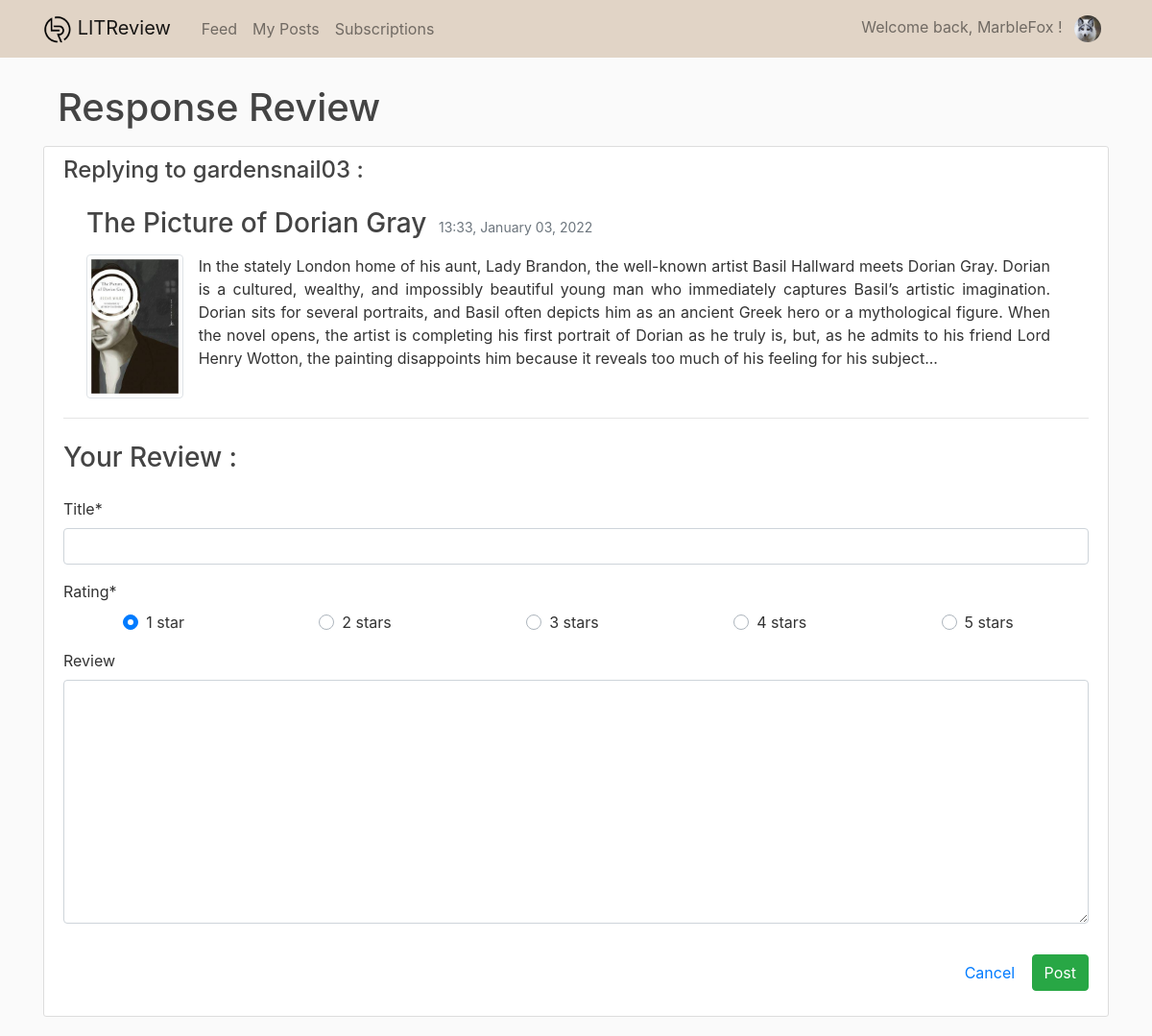
The page /reviews/response/26 (signed in) on the database its author committed.
### users/models.py (models this page shows, shortened)
class Profile(models.Model):
    user = models.OneToOneField(User, on_delete=models.CASCADE)
    image = models.ImageField(default='default.jpg', upload_to='profile_pics')

### reviews/models.py (models this page shows, shortened)
class Ticket(models.Model):
    title = models.CharField(max_length=128)
    description = models.TextField(max_length=2048, blank=True)
    user = models.ForeignKey(
        to=settings.AUTH_USER_MODEL, on_delete=models.CASCADE)
    time_created = models.DateTimeField(default=timezone.now)
    image = models.ImageField(blank=True, null=True, upload_to='reviews_img')
    if image is True:
        def save(self, *args, **kwargs):
            super().save()
            img = ImageOps.contain(
                Image.open(self.image.path),
                (200, 200),
                method=3
            )
            img.save(self.image.path)

### reviews/views.py (the view)
# urls.py: path('reviews/response/<int:pk>', views.review_response, name='response-review'),
@login_required
def review_response(request, pk):
    ticket = get_object_or_404(Ticket, id=pk)
    if request.method == 'POST':
        r_form = NewReviewForm(request.POST)
        if r_form.is_valid():
            Review.objects.create(
                ticket=ticket,
                user=request.user,
                headline=request.POST['headline'],
                rating=request.POST['rating'],
                body=request.POST['body']
            )
            messages.success(request, f'Your response to "{ticket.title}" has been posted!')
            return redirect('reviews-feed')
    else:
        r_form = NewReviewForm()
    context = {
        'r_form': r_form,
        'post': ticket,
        'title': 'Response Review'
    }
    return render(request, 'reviews/review_form.html', context)

### reviews/forms.py
class NewReviewForm(forms.ModelForm):
    headline = forms.CharField(
        label="Title",
        max_length=128,
        widget=forms.TextInput()
    )
    rating = forms.ChoiceField(
        initial=1,
        label="Rating",
        widget=forms.RadioSelect(),
        choices=((1, "1 star"), (2, "2 stars"), (3, "3 stars"), (4, "4 stars"), (5, '5 stars'))
    )
    body = forms.CharField(
        label="Review",
        max_length=8192,
        widget=forms.Textarea(),
        required=False
    )
    class Meta:
        model = Review
        fields = ['headline', 'rating', 'body']
    helper = FormHelper()
    helper.form_class = 'form-group'
    helper.layout = Layout(
        Field('headline'),
        InlineRadios('rating', style="display: flex; justify-content: space-around;"),
        Field('body', rows="10"),
    )

### reviews/templates/reviews/review_form.html (shortened to what this page needs)
{% extends "reviews/_base.html" %}
{% load crispy_forms_tags %}
{% block content %}
<div class="container">
  <div class="row mb-2">
    <h1 class="col-8 py-2 mb-0">{{ title }}</h1>
  </div>
</div>
<div class="content-section">
  <form method="POST" enctype='multipart/form-data'>
    <fieldset class="form-group">
      {% if request.get_full_path == "/review/new/" %}
        <h3 class="mb-4">Book / Article</h3>
        {{ t_form|crispy }}
      {% else %}
        <h4 class="mb-4">Replying to {{ post.user }} :</h4>
        <article class="media ml-4 mr-4">
          <div class="media-body">
            <h3 class="mt-0 d-inline">{{ post.title }}</h3>
            <small class="text-muted ml-2">{{ post.time_created|date:"H:i, F d, Y" }}</small>
            <div class="ticket-description">
              {% if post.image %}
                <img class="img-thumbnail float-left mb-1 mr-3" src="{{ post.image.url }}"
                     alt="{{ post.title }}">
              {% endif %}
              <p class="article-content text-justify mt-3 mr-3">{{ post.description }}</p>
            </div>
          </div>
        </article>
      {% endif %}
      <hr class="mb-4">
      <h3 class="mb-4">Your Review :</h3>
      {% crispy r_form %}
      <div class="float-right mt-3">
        <a class="btn btn-link" href="{% url 'reviews-feed' %}">Cancel</a>
        <button class="btn btn-success" type="submit">Post</button>
      </div>
    </fieldset>
  </form>
</div>
{% endblock content %}

### reviews/templates/reviews/_base.html (shortened to what this page needs)
<!DOCTYPE html>
{% load static %}
<html lang="en">
<head>
  <link rel="stylesheet" href="https://cdn.jsdelivr.net/npm/bootstrap@4.6.1/dist/css/bootstrap.min.css"
>
  <link rel="stylesheet" href="https://cdn.jsdelivr.net/npm/bootstrap-icons@1.7.2/font/bootstrap-icons.css">
  <link rel="stylesheet" type="text/css" href="{% static 'reviews/css/main.css' %}">
</head>
<body>
  <header class="site-header">
    <nav class="navbar navbar-expand-md navbar-light bg-navbar fixed-top">
      <div class="container">
        <a class="navbar-brand mr-4" href="{% url 'reviews-feed' %}">
          <img src="{% static 'reviews/img/logo_w.png' %}" width="30" height="30" alt="LITReview logo">
          LITReview
        </a>
        <div class="collapse navbar-collapse" id="navbarToggle">
          <div class="navbar-nav mr-auto">
            {% if user.is_authenticated %}
              <a class="nav-item nav-link" href="{% url 'reviews-feed' %}">Feed</a>
              <a class="nav-item nav-link" href="{% url 'my-posts' %}">My Posts</a>
              <a class="nav-item nav-link" href="{% url 'subscriptions' %}">Subscriptions</a>
            {% endif %}
          </div>
          <div class="navbar-nav">
            {% if user.is_authenticated %}
              <div class="nav-item dropdown">
                <a class="nav-item nav-link" href="#" id="navbarDropdown" role="button" data-toggle="dropdown">
                  Welcome back, {{ user.username }} !
                  <img class="rounded-circle ml-2" width="28" height="28" src="{{ user.profile.image.url }}"
                  alt="{{ user.username }} profile picture">
                </a>
              </div>
            {% else %}
              <a class="nav-item nav-link" href="{% url 'login' %}">Login</a>
              <a class="nav-item nav-link" href="{% url 'register' %}">Register</a>
            {% endif %}
          </div>
        </div>
      </div>
    </nav>
  </header>
  <main role="main" class="container">
    <div class="row">
      <div class="col-lg">
        {% block content %}{% endblock %}
      </div>
    </div>
  </main>
</body>
</html>

### reviews/static/reviews/css/main.css (style rules this page uses)
body { background: #fafafa; color: #333333; margin-top: 5rem; }
h1, h2, h3, h4, h5, h6 { color: #444444; }
.site-header { color: #ffffff; }
.bg-navbar { background-color: #e1d4c6; }
.content-section { background: #ffffff; padding: 10px 20px; border: 1px solid #dddddd; border-radius: 3px; margin-bottom: 20px; }
.article-content { white-space: pre-line; }
.img-thumbnail { height: 150px; }

### rows shown on the page
Ticket: user "gardensnail03", title "The Picture of Dorian Gray", time_created "13:33, January 03, 2022", image (picture), description "In the stately London home of his aunt, Lady Brandon, the well-known artist Basil Hallward meets Dorian Gray. Dorian is a cultured, wealthy, and impossibly beautiful young man who immediately captures Basil’s artistic imagination. Dorian sits for several portraits, and Basil often depicts him as an ancient Greek hero or a mythological figure. When the novel opens, the artist is completing his first portrait of Dorian as he truly is, but, as he admits to his friend Lord Henry Wotton, the painting disappoints him because it reveals too much of his feeling for his subject..."

### other values the page prints
{{ user.username }} "MarbleFox"
{{ title }} "Response Review"
